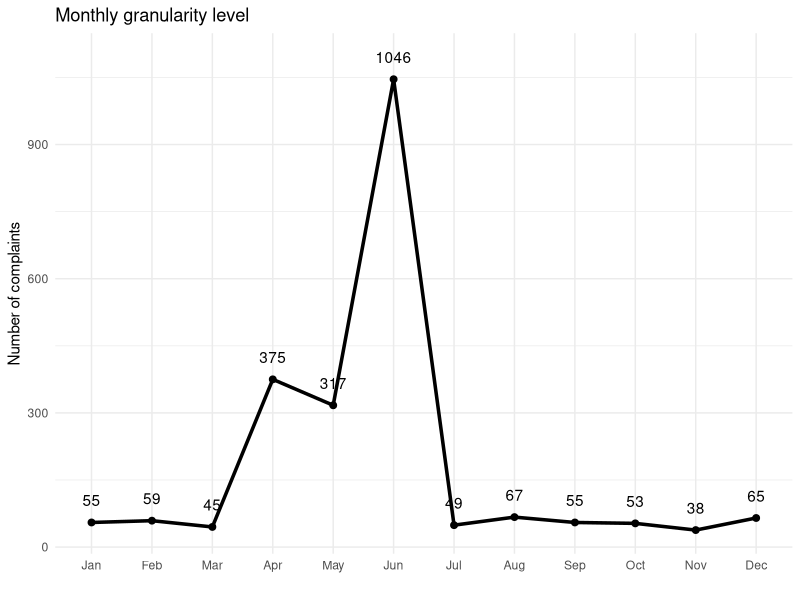
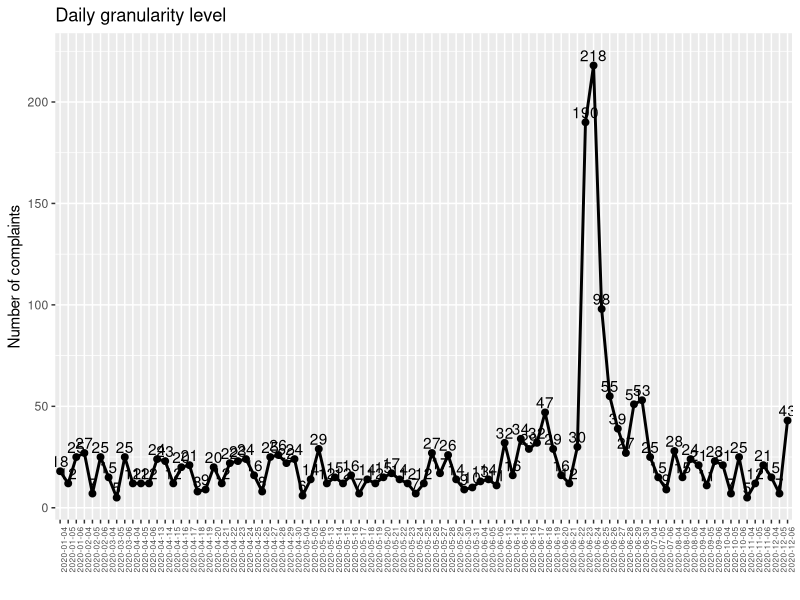
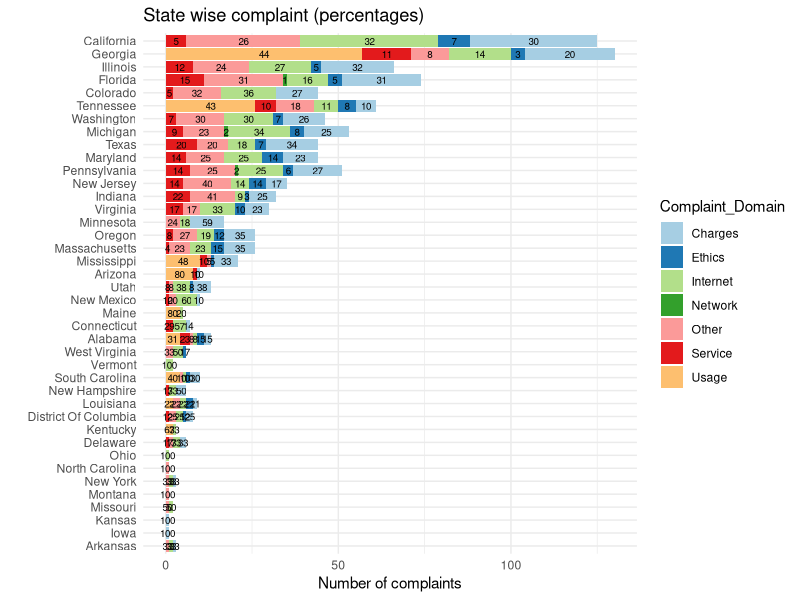
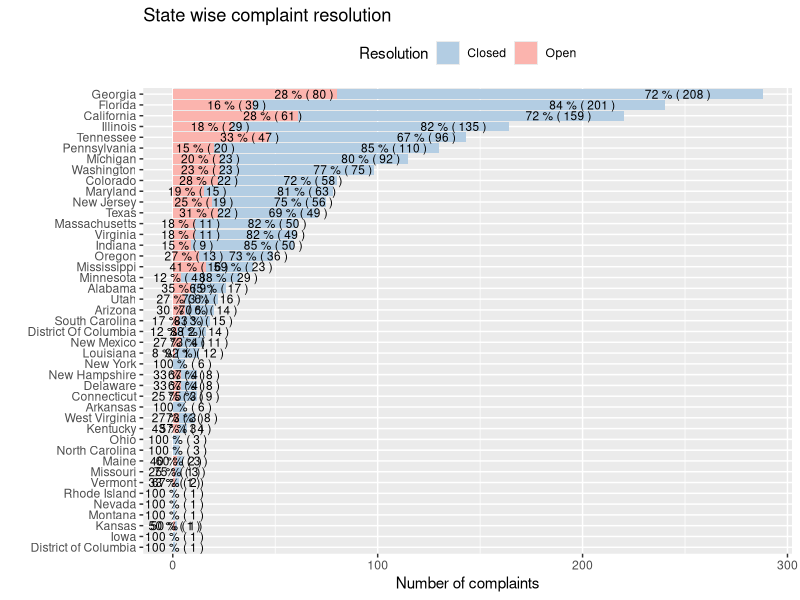
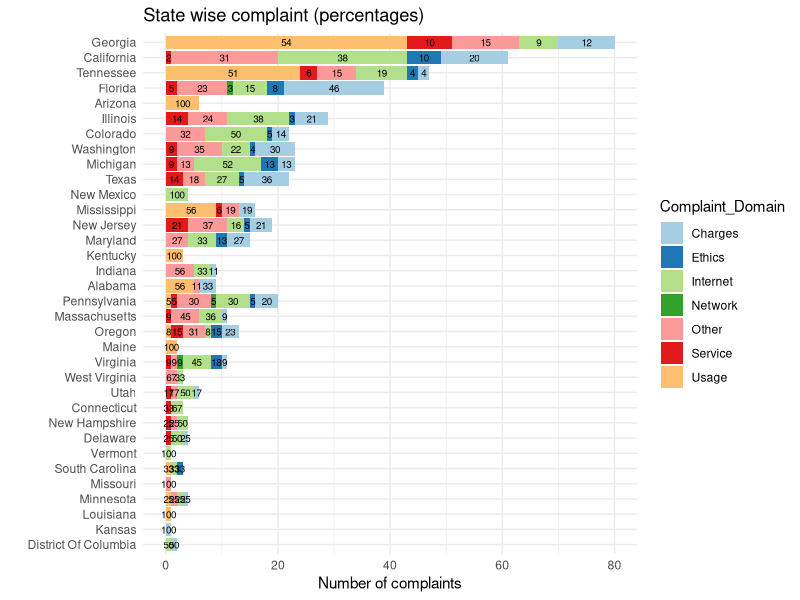
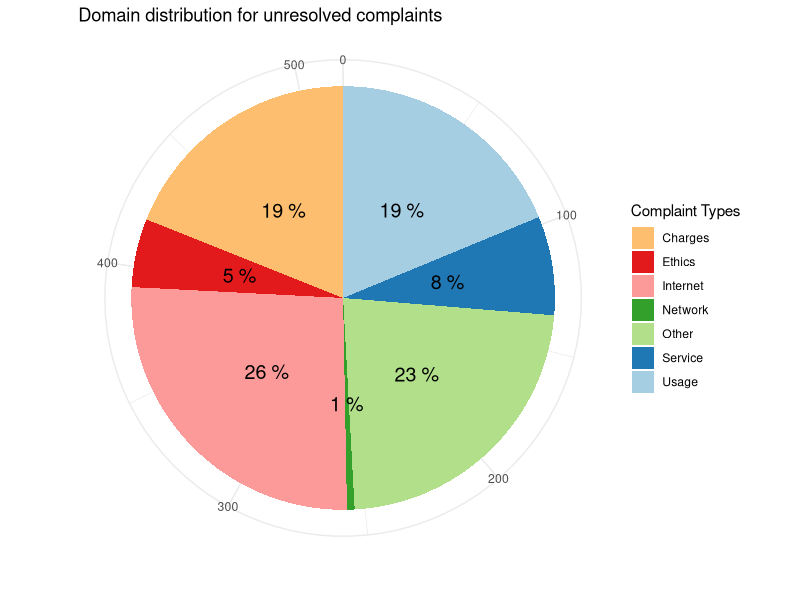
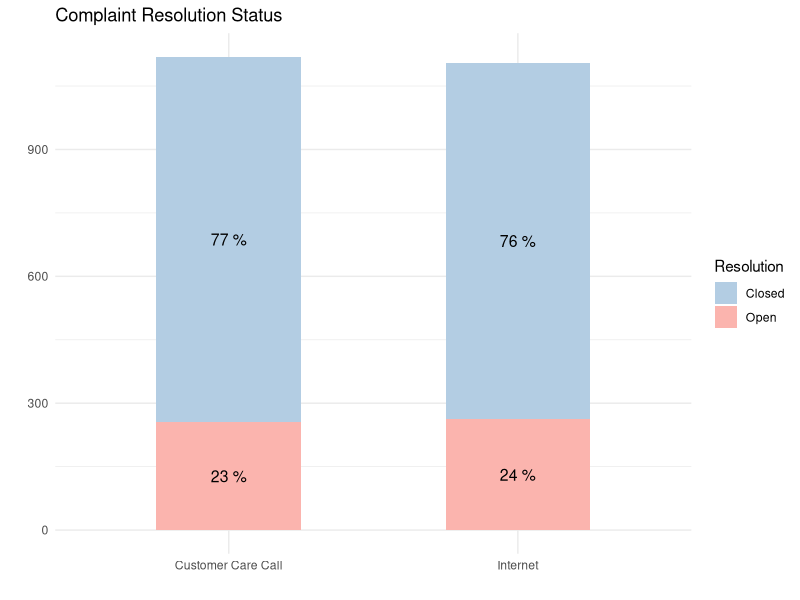

Write the R code that produced these figures, in order.
# Analysis for Comcast Telecom Consumer Complaints.

# Problem :- The firm has been providing terrible customer service. 
# They continue to fall short despite repeated promises to improve. 
# They need help to pin down what is wrong with Comcast's customer 
# service.

library(lubridate)
library(ggplot2)
library(dplyr)

# Task - Import data into the R environment.
# Set a working directory where data is stored.
setwd(choose.dir())
Comcast_Complaints <- read.csv('Comcast Telecom Complaints data.csv', 
                               sep = ',', 
                               strip.white = TRUE, 
                               stringsAsFactors = FALSE)
# Check table structure 
str(Comcast_Complaints)

# The column names has some dots (..), rename the column names.
Comcast_Complaints <- rename(Comcast_Complaints, 
                             Ticket_Id = Ticket.., 
                             Customer_Complaint = Customer.Complaint, 
                             Received_Via = Received.Via,
                             Zip_Code = Zip.code, 
                             Representative = Filing.on.Behalf.of.Someone)

# Convert columns into data structures.
Comcast_Complaints$Received_Via <- as.factor(Comcast_Complaints$Received_Via)
Comcast_Complaints$City <- as.factor(Comcast_Complaints$City)
Comcast_Complaints$State <- as.factor(Comcast_Complaints$State)
Comcast_Complaints$Zip_Code <- as.factor(Comcast_Complaints$Zip_Code)
Comcast_Complaints$Status <- as.factor(Comcast_Complaints$Status)
Comcast_Complaints$Representative <- as.factor(Comcast_Complaints$Representative)

# Check table structure to be in-place to proceed further.
str(Comcast_Complaints)

# Date variable looks to be using different formats.
# Considering date as dd/mm/yy so convert format to make date consistent.
Comcast_Complaints$Date[grepl('/', Comcast_Complaints$Date)] <- sapply(
        Comcast_Complaints$Date[grepl('/', Comcast_Complaints$Date)],
          function(date) {
                  paste0(unlist(strsplit(date, '/'))[c(1,2,3)],
                         collapse = '-')
                  }, USE.NAMES = FALSE)
Comcast_Complaints$Date <- as.Date(Comcast_Complaints$Date, "%d-%m-%y")

# Check for empty values.
empty_values <- sum(is.na(Comcast_Complaints))
if(empty_values != 0) print(empty_values)

# Add a new categorical variable to categorize complaint type
# Domains of complaints
domains <- c(Charges = c("arge","price","hike","bill","saction","fun"), 
             Service = c("custom","serv"), 
             Network = c("network", "call", "signal"),
             Usage= c("data","cap","usage"),
             Internet = c("internet", "speed"),
             Ethics = c("fraud","rac","mono", "not"))

complaint_type <- sapply(domains, 
                         grepl,
                         Comcast_Complaints$Customer_Complaint,
                         ignore.case = TRUE)

complaint_type <- apply(complaint_type, 1, function(r) names(which(r)))
complaint_type <- sapply(complaint_type, 
                         function(s) if (length(s) == 0) "Other" 
                         else names(which.max(table(
                                 unlist(strsplit(
                                         gsub('[[:digit:]]+', '', s), " ")))))
                         )

Comcast_Complaints$Complaint_Domain <- as.factor(complaint_type)

# Check table structure 
str(Comcast_Complaints)

# Create a new categorical variable with value as Open and 
# Closed. Open & Pending is to be categorized as Open and Closed & 
# Solved is to be categorized as Closed.

# Checks status and returns updated status as Open or Closed.
resolution <- function(status) {
        status <- ifelse(status == "Solved" | status == "Closed", 
                       "Closed", "Open")
        return(as.factor(status))
}

# Add a new variable to categorize resolution status as Open/Closed.
Comcast_Complaints <- transform(Comcast_Complaints, 
                                      Resolution = resolution(Status))

# Check table structure 
str(Comcast_Complaints)

# Task:- Provide the trend chart for the number of complaints at monthly 
# and daily granularity levels.
Month_Wise_Data <- transform(Comcast_Complaints, 
                             Month = month(Date, label = TRUE))
monthly_count <- table(Month_Wise_Data$Month)
daily_count <- table(Comcast_Complaints$Date)

# Check monthly mean and median data to know some details.
mean(monthly_count) # 185.3333
median(monthly_count) # 57
mean(daily_count) # 24.43956
median(daily_count) # 17

# Visualize month wise complaints
ggplot(as.data.frame(monthly_count), 
       aes(Var1, Freq, group=1, label=Freq)) +
        geom_line(size=1.2) +
        geom_point(size = 2) + 
        geom_text(nudge_y = 50) +
        labs(y = "Number of complaints", 
             x="", 
             title = "Monthly granularity level") + 
        theme_minimal() 

# Visualize date wise complaints
ggplot(as.data.frame(daily_count), 
       aes(Var1, Freq, group=1, label=Freq)) +
        geom_line(size=1) +
        geom_point(size = 2) + 
        geom_text(nudge_y = 5) +
        labs(y = "Number of complaints", 
             x="", 
             title = "Daily granularity level") + 
        theme(axis.text.x = element_text(angle = 90, size = 6))

# Insights. Reason behind spike in June
Month_Wise_Data <- filter(Month_Wise_Data, Month == "Jun")

# Function to get insights by states on the sample under test.
sample_insights_by_state <- function(sample_df) {
        sample_df <- group_by(sample_df, State, Complaint_Domain)
        sample_df <- summarise(sample_df, Count = n())
        sample_df <- group_by(sample_df, State) %>% 
                mutate(Distribution = round(Count*100/sum(Count), digits=0))
        ggplot(sample_df, 
               aes(x= Count, y = reorder(State, Count),
                   fill = Complaint_Domain)) +
                geom_bar(position = "stack", stat = "identity") +
                geom_text(size=2.5, position = position_stack(vjust = 0.5),
                          aes(label = Distribution))+
                scale_fill_brewer(palette="Paired") +
                labs(x = "Number of complaints", 
                     y = "", 
                     title = paste("State wise complaint (percentages) ")) + 
                theme_minimal() 
}

sample_insights_by_state(Month_Wise_Data)

# Task:- Provide a table with the frequency of complaint types.

# Which complaint types are maximum i.e., around internet, network 
# issues, or across any other domains.
table(Comcast_Complaints$Complaint_Domain)
# Above table defines that maximum complaints are around any other 
# domains (580) followed by Charges (527) and Internet(476).

# Task:- Provide state wise status of complaints in a stacked bar 
# chart. Use the categorized variable from Q3. 
# Create a new data frame which specifies resolution status by states 
# in percentages.
Grouped_By_State <- group_by(Comcast_Complaints, State, Resolution)
Grouped_By_State <- summarise(Grouped_By_State, Count = n())
Grouped_By_State <- group_by(Grouped_By_State, State) %>% 
        mutate(Distribution = round(Count*100/sum(Count), digits=0))
ggplot(Grouped_By_State, 
       aes(x= Count, y = reorder(State, Count), 
           label = paste(Distribution, "% (", Count,")"),
           fill = Resolution)) +
        geom_bar(position = "stack", stat = "identity") +
        geom_text(size = 3, position = position_stack(vjust = 0.8)) +
        scale_fill_brewer(palette="Pastel1", direction = -1) +
        labs(x = "Number of complaints", y = "",
             title = "State wise complaint resolution") + 
        theme(legend.position = "top") 

# Provide insights on:
# Which state has the maximum complaints
# Ans - Top 3 states as per graph are Georgia, Florida and California.

# Which state has the highest percentage of unresolved complaints
Grouped_by_Unresolved <- Grouped_By_State %>% filter(Resolution == "Open")
total_unresolved <- sum(Grouped_by_Unresolved$Count)
Grouped_by_Unresolved <- Grouped_by_Unresolved %>% mutate(
        Distribution = round(Count*100/total_unresolved, digits=0))
head(arrange(Grouped_by_Unresolved, desc(Distribution)))
# Ans- Georgia(80) with 15%, California(61) with 12% and Tennessee(47) with 9%.
# Insights on open complaints w.r.t complaint domains
Grouped_by_Unresolved <- Comcast_Complaints %>% filter(Resolution == "Open")
sample_insights_by_state(Grouped_by_Unresolved)
ggplot(as.data.frame(table(Grouped_by_Unresolved$Complaint_Domain)),
       aes(x = "", y = Freq, fill = Var1,
           label = paste(round(Freq*100/sum(Freq), digits = 0), "%"))) + 
        geom_bar(stat = "identity", width = 1) +
        geom_text(size=5, position = position_stack(vjust = 0.5),
                  show.legend = FALSE,
                  aes(label = paste(round(Freq*100/sum(Freq), 
                                          digits = 0), "%")))+
        coord_polar("y", start = 0) + 
        scale_fill_brewer(palette="Paired", direction = -1) +
        labs(x = "", y = "", fill = "Complaint Types",
             title = "Domain distribution for unresolved complaints") +
        theme_minimal()
# Internet, usage and charges related complaints are unresolved. 
# This might be due to the lack of technical support from the company. 

# Task :- Provide the percentage of complaints resolved till date, 
# which were received through the Internet and customer care calls.
# Create a new data frame which specifies resolution status by 
# received through the Internet and customer care calls in percentages.
Grouped_By_Type <- summarise(group_by(Comcast_Complaints, 
                                      Received_Via, Resolution), Count = n())
Grouped_By_Type <- group_by(Grouped_By_Type, Received_Via) %>% 
        mutate(Distribution = round(Count*100/sum(Count), digits=0))

# Visualize data.
ggplot(Grouped_By_Type, 
       aes(x = Received_Via, y = Count, fill = Resolution, 
           label = paste(Distribution, "%"))) + 
        geom_bar(position = "stack", stat = "identity", width = 0.5) +
        geom_text(size = 4, position = position_stack(vjust = 0.5)) +
        scale_fill_brewer(palette="Pastel1", direction = -1) +
        labs(x = "", y = "", title = "Complaint Resolution Status") +
        theme_minimal()
# The percentage of complaints resolved via. Customer Care Calls are 
# found to be slightly better as compared to the Internet.